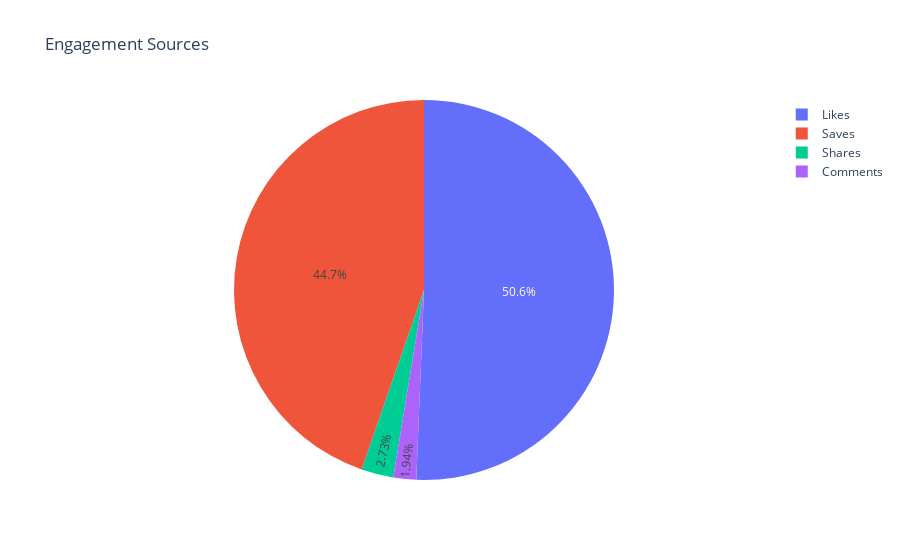

This figure's notebook cell:
### Markdown cell above
### Question 8

### Code cell
new_df = df[["Likes", "Saves", "Shares", "Comments"]].sum()

graph = px.pie(new_df, labels = new_df.index, values = new_df.values,
               names = new_df.index, title = "Engagement Sources")

graph.show()

### Figure 1 — Plotly figure (JSON) as saved in the notebook; plotly's stock layout.template omitted (floating-point values rounded to 4 significant figures)
{"data": [{"domain": {"x": [0, 1], "y": [0, 1]}, "hovertemplate": "index=%{label}<br>value=%{value}<extra></extra>", "labels": ["Likes", "Saves", "Shares", "Comments"], "legendgroup": "", "name": "", "showlegend": true, "type": "pie", "values": [20680, 18244, 1114, 793]}], "layout": {"legend": {"tracegroupgap": 0}, "title": {"text": "Engagement Sources"}}}
